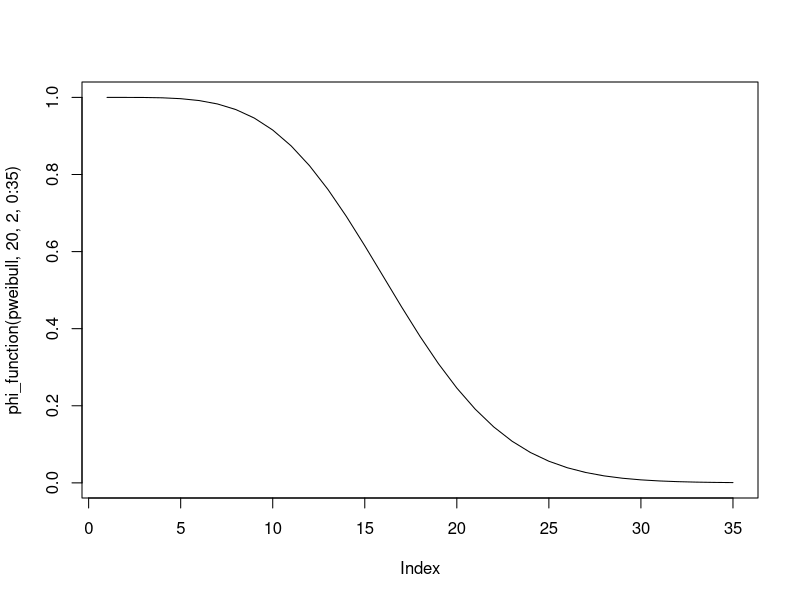
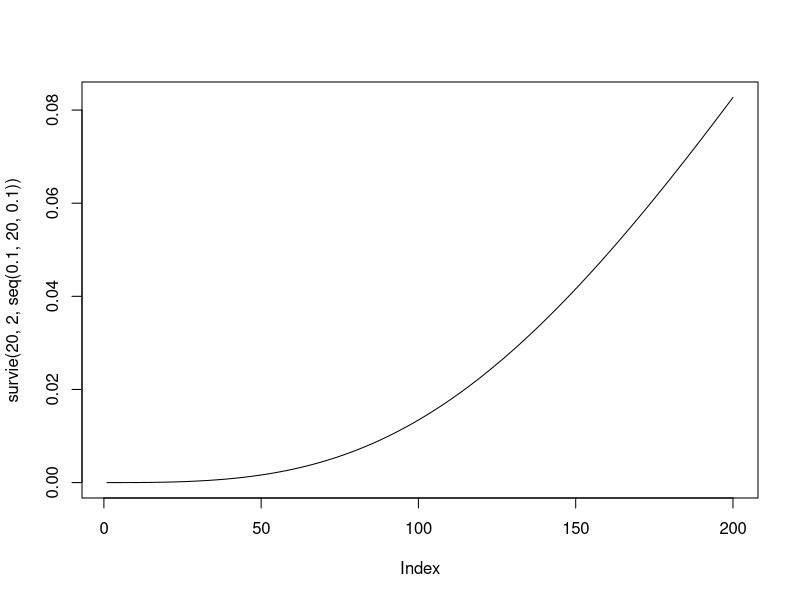

The R script that drew these images, in order:
# TP 1 

## Question 1

phi <- function(x){
  rep <- ((x[3]*(1-(1-x[1])*(1-x[2]))*(1-(1-x[4])*(1-x[5])))+(1-x[3])*(1-(1-x[1]*x[4])*(1-x[2]*x[5])))*(1-(1-x[6]*x[7])*(1-x[8])*(1-x[9]))
  return(rep)
}

# question 2

phi_function <- function(loi, lambda, beta, t){
  R1 <- 1-loi(t, shape = beta, scale = lambda)
  R2 <- 1-loi(t, shape = beta, scale = lambda)
  R3 <- 1-loi(t, shape = beta, scale = lambda)
  R4 <- 1-loi(t, shape = beta, scale = lambda)
  R5 <- 1-loi(t, shape = beta, scale = lambda)
  R6 <- 1-loi(t, shape = beta, scale = lambda)
  R7 <- 1-loi(t, shape = beta, scale = lambda)
  R8 <- 1-loi(t, shape = beta, scale = lambda)
  R9 <- 1-loi(t, shape = beta, scale = lambda)
  rep <- ((R3[t]*(1-(1-R1[t])*(1-R2[t]))*(1-(1-R4[t])*(1-R5[t])))+(1-R3[t])*(1-(1-R1[t]*R4[t])*(1-R2[t]*R5[t])))*(1-(1-R6[t]*R7[t])*(1-R8[t])*(1-R9[t]))
  return(rep)
}




## Question 3

plot(phi_function(pweibull, 20, 2, 0:35), type = 'l')

## Question 4

survie <- function(lambda, beta, t){
  R1 <- 1-pweibull(t, shape = beta, scale = lambda)
  R2 <- 1-pweibull(t, shape = beta, scale = lambda)
  R3 <- 1-pweibull(t, shape = beta, scale = lambda)
  R4 <- 1-pweibull(t, shape = beta, scale = lambda)
  R5 <- 1-pweibull(t, shape = beta, scale = lambda)
  R6 <- 1-pweibull(t, shape = beta, scale = lambda)
  R7 <- 1-pweibull(t, shape = beta, scale = lambda)
  R8 <- 1-pweibull(t, shape = beta, scale = lambda)
  R9 <- 1-pweibull(t, shape = beta, scale = lambda)
  rep <- -log(((R3[t]*(1-(1-R1[t])*(1-R2[t]))*(1-(1-R4[t])*(1-R5[t])))+(1-R3[t])*(1-(1-R1[t]*R4[t])*(1-R2[t]*R5[t])))*(1-(1-R6[t]*R7[t])*(1-R8[t])*(1-R9[t]))/t)
  # rep <- -log(rep)/t
  return(rep)
  # rep <- -log(1 - phi_function(lambda, beta, t))/t
}

survie <- function(lambda, beta, t){
  rep=NULL
  for(i in 1:length(t)){
    R1 <- 1-pweibull(t[i], shape = beta, scale = lambda)
    R2 <- 1-pweibull(t[i], shape = beta, scale = lambda)
    R3 <- 1-pweibull(t[i], shape = beta, scale = lambda)
    R4 <- 1-pweibull(t[i], shape = beta, scale = lambda)
    R5 <- 1-pweibull(t[i], shape = beta, scale = lambda)
    R6 <- 1-pweibull(t[i], shape = beta, scale = lambda)
    R7 <- 1-pweibull(t[i], shape = beta, scale = lambda)
    R8 <- 1-pweibull(t[i], shape = beta, scale = lambda)
    R9 <- 1-pweibull(t[i], shape = beta, scale = lambda)
    rep[i] <- -log(((R3*(1-(1-R1)*(1-R2))*(1-(1-R4)*(1-R5)))+(1-R3)*(1-(1-R1*R4)*(1-R2*R5)))*(1-(1-R6*R7)*(1-R8)*(1-R9)))/t[i]
  }
  return(rep)
}


survie(20, 2, seq(0.1, 20, 0.1))
plot(survie(20, 2, seq(0.1, 20, 0.1)), type = 'l')
